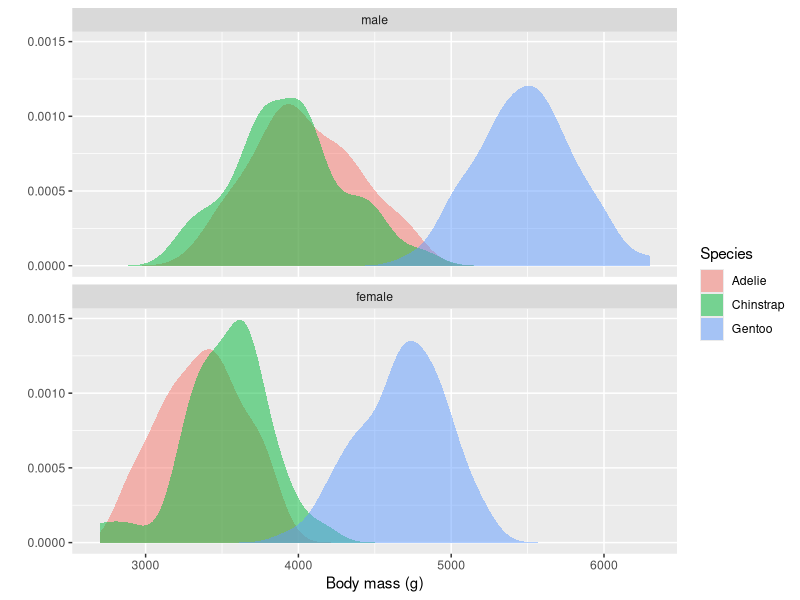
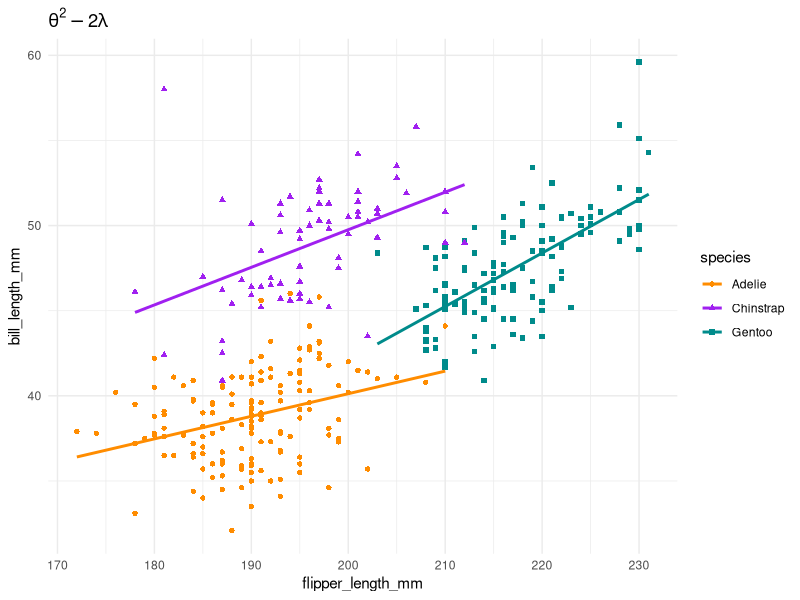

Source code (R) for these figures, in order:
library(tidyverse)
library(palmerpenguins)

## Exercise 1

penguins %>%
  filter(!is.na(sex)) %>%
  mutate(
    #sex = forcats::as_factor(sex)
    sex = factor(sex, levels = c("male", "female"))
  ) %>%
  ggplot(
    aes(
      x = body_mass_g,
      fill = species
    )
  ) + 
    geom_density(alpha=0.5, color=NA) +
    facet_wrap(~sex, ncol=1) +
    labs(
      fill = "Species",
      x = "Body mass (g)",
      y = ""
    )


## Exercise 2


penguins %>%
  ggplot(
    aes(
      x = flipper_length_mm,
      y = bill_length_mm,
      color = species,
      shape = species
    )
  ) + 
  geom_point() +
  geom_smooth(method="lm", se=FALSE) +
  theme_minimal() +
  scale_color_manual(values = c("darkorange", "purple", "cyan4")) +
  labs(
    title = expression(theta^2 - 2*lambda)
  )




